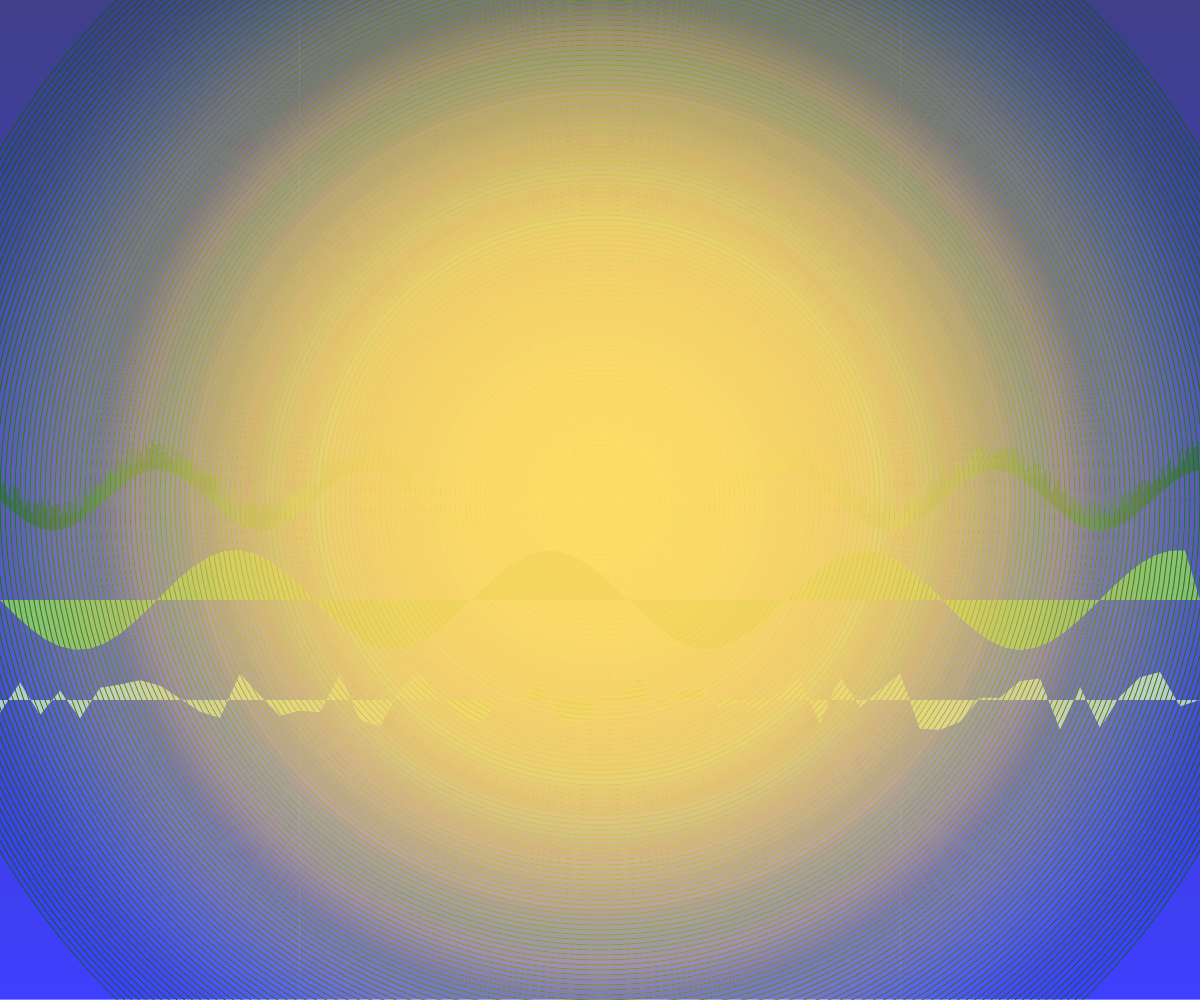
Frame 1 (no input)
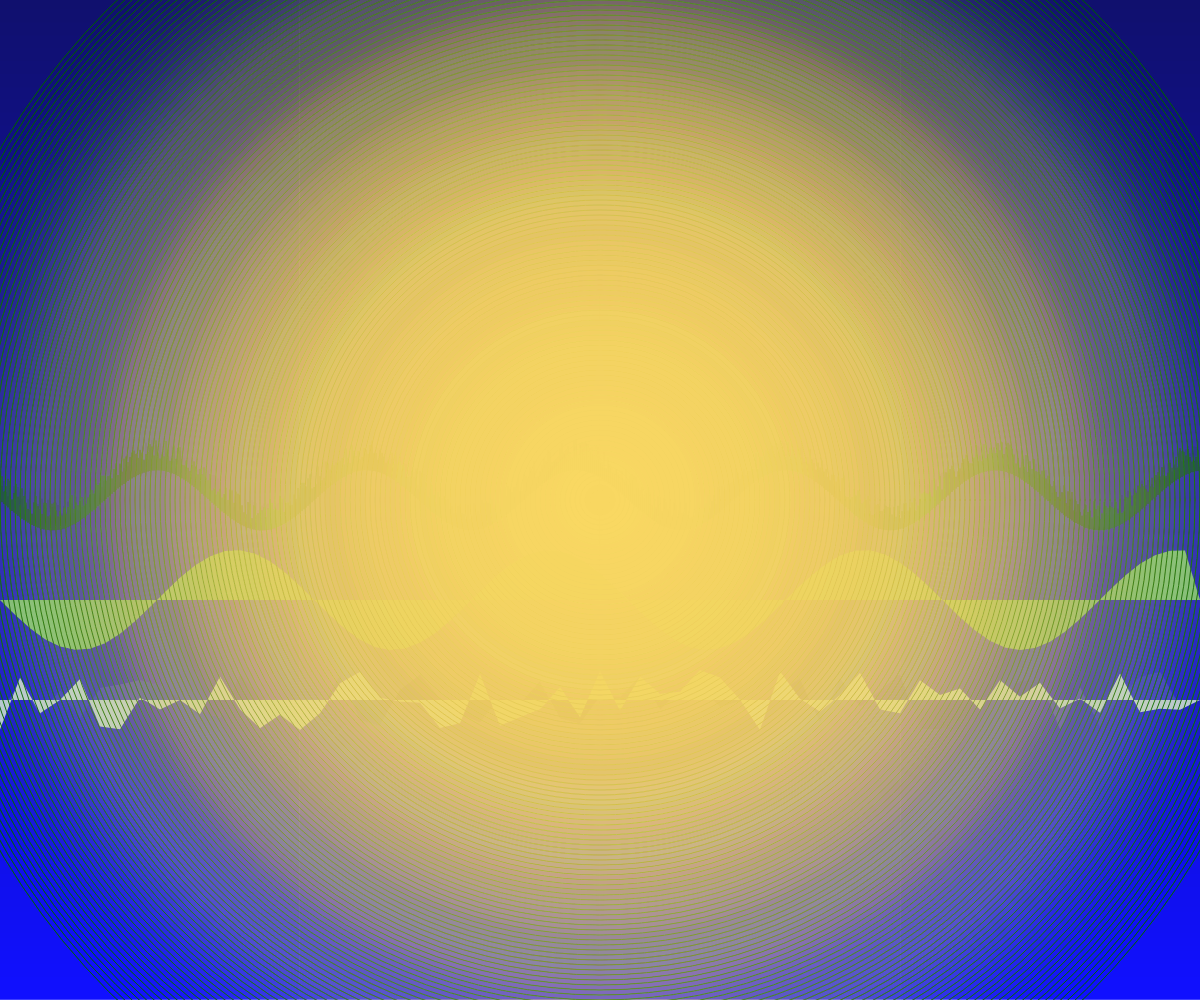
Frame 2 (the mouse pressed at the canvas centre, redrawn once)

The p5.js sketch that drew these frames (run headless with seeded random() and noise() and a simulated clock; the mouse was pressed at the canvas centre and the sketch redrawn once):

// p5.js sketch
// ── sketch.js
function setup() {
  createCanvas(windowWidth, windowHeight);
  noLoop();
}

function draw() {
  // Draw sky gradient
  for (let y = 0; y < height; y++) {
    let inter = map(y, 0, height, 0, 1);
    let b = lerp(100, 255, inter);
    stroke(0, 0, b);
    line(0, y, width, y);
  }

  // Draw distant mountains
  fill(180, 200, 220);
  noStroke();
  beginShape();
  vertex(0, height * 0.7);
  for (let x = 0; x < width; x += 20) {
    let y = height * 0.7 + random(-30, 30);
    vertex(x, y);
  }
  vertex(width, height * 0.7);
  endShape(CLOSE);

  // Draw midground hills
  fill(120, 180, 120);
  beginShape();
  vertex(0, height * 0.6);
  for (let x = 0; x < width; x += 15) {
    let y = height * 0.6 + sin(x * 0.02) * 50;
    vertex(x, y);
  }
  vertex(width, height * 0.6);
  endShape(CLOSE);

  // Draw foreground grass with rich green details
  stroke(0, 100, 0);
  for (let x = 0; x < width; x += 2) {
    let y = height * 0.5 + sin(x * 0.03) * 30;
    line(x, y, x, y - random(10, 30));
  }

  // Add radial warmth
  let r = min(width, height) * 0.7;
  for (let i = 0; i < r; i += 5) {
    let alpha = map(i, 0, r, 20, 0);
    let radius = i;
    fill(255, 200, 100, alpha);
    ellipse(width/2, height/2, radius * 2, radius * 2);
  }
}

function windowResized() {
  resizeCanvas(windowWidth, windowHeight);
}
